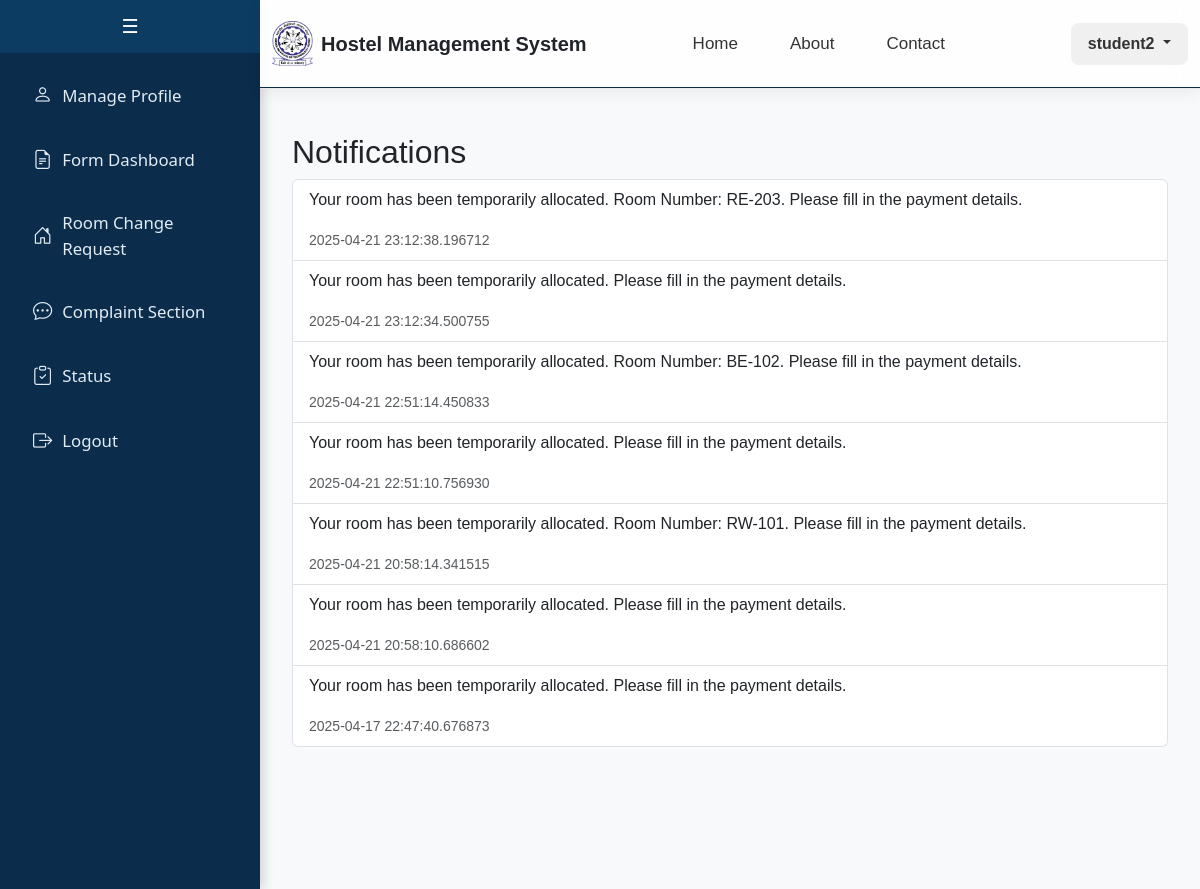
The page /student/notifications (signed in) on the database its author committed.
### app/models.py (models this page shows, shortened)
class CustomUser(db.Model):
    __tablename__ = 'custom_user'
    id = db.Column(db.Integer, primary_key=True)
    email = db.Column(db.String(255), unique=True, nullable=False)
    name = db.Column(db.String(100), nullable=False)
    password = db.Column(db.String(100), nullable=False)
    is_staff = db.Column(db.Boolean, default=False)
    is_active = db.Column(db.Boolean, default=True)
    gender = db.Column(db.String(20), default='Not Specified')
    student = db.relationship('Student', backref='user', uselist=False, cascade="all, delete")
    caretaker = db.relationship('Caretaker', backref='user', uselist=False, cascade="all, delete")
    faculty = db.relationship('Faculty', backref='user', uselist=False, cascade="all, delete")
    admin = db.relationship('Admin', backref='user', uselist=False, cascade="all, delete")
    guest = db.relationship('Guest', backref='user', uselist=False, cascade="all, delete")

class Notification(db.Model):
    __tablename__ = 'notification'
    id = db.Column(db.Integer, primary_key=True, autoincrement=True)
    sender_email = db.Column(db.String(120), nullable=False)  # Email of the sender
    recipient_email = db.Column(db.String(120), nullable=False)  # Email of the recipient
    content = db.Column(db.Text, nullable=False)  # Message content
    timestamp = db.Column(db.DateTime, default=datetime.utcnow)  # Timestamp of the notification
    is_read = db.Column(db.Boolean, default=False)  # New field to track read status

### app/student.py (the view)
@student_bp.route("/student/notifications", methods=["GET"])
def view_notifications():
    if 'user_id' not in session or session.get('user_role') != 'student':
        return redirect(url_for('auth.login'))
    user_email = CustomUser.query.get(session['user_id']).email
    notifications = Notification.query.filter_by(recipient_email=user_email).order_by(Notification.timestamp.desc()).all()
    return render_template("student/notifications.html", notifications=notifications)

### app/student.py (called while the page is built)
@student_bp.context_processor
def inject_guest_room_booking():
    if 'user_id' in session and session.get('user_role') == 'student':
        user_id = session['user_id']
        guest_room_booking = GuestRoomBooking.query.filter_by(applicant_id=user_id, status="Awaiting Payment from Applicant").first()
        return {'guest_room_booking': guest_room_booking}
    return {'guest_room_booking': None}

### templates/student/notifications.html
{% extends "student/base.html" %}
{% block content %}
<div class="container mt-4">
    <h2>Notifications</h2>
    <ul class="list-group">
        {% for notification in notifications %}
        <li class="list-group-item">
            <p>{{ notification.content|safe }}</p>
            <small class="text-muted">{{ notification.timestamp }}</small>
        </li>
        {% endfor %}
    </ul>
</div>
{% endblock %}

### templates/includes/header.html (shortened to what this page needs)
<div class="ezy__nav4 glass">
    <nav class="navbar navbar-expand-lg py-3">
        <div class="container">
            <a class="navbar-brand d-flex align-items-center gap-2" href="/">
                <img src="{{ url_for('static', filename='logo.jpg') }}" alt="Logo" class="logo-img">
                <span class="fw-bold fs-5 text-dark">Hostel Management System</span>
            </a>
            <div class="collapse navbar-collapse justify-content-between" id="ezy_nav4-navbar-text">
				<ul class="navbar-nav me-auto d-flex justify-content-center gap-3" style="margin-left: 4.5rem;">
					<li class="nav-item"><a class="nav-link nav-hover" href="/">Home</a></li>
					<li class="nav-item"><a class="nav-link nav-hover" href="/about">About</a></li>
					<li class="nav-item"><a class="nav-link nav-hover" href="/contact">Contact</a></li>
				</ul>
				{% if session['user_role'] %}
				<div class="dropdown">
				<button class="btn user-dropdown-btn dropdown-toggle" type="button" id="userDropdown"
					data-bs-toggle="dropdown" aria-expanded="false">
					{{ session['user_name'] }}
				</button>
				</div>
				{% else %}
				<a href="/login" class="btn custom-login-btn ms-lg-3">Login</a>
				{% endif %}
			</div>
        </div>
    </nav>
</div>

### templates/student/base.html (style rules this page uses)
body { margin: 0; font-family: Arial, sans-serif; }
.navbar { border-bottom: 1px solid #0b2c4a; }

### templates/includes/header.html (style rules this page uses)
.ezy__nav4.glass { backdrop-filter: blur(12px); background: rgba(255, 255, 255, 0.85); border-bottom: 1px solid rgba(200, 200, 200, 0.4); box-shadow: 0 4px 16px rgba(0, 0, 0, 0.06); position: sticky; top: 0; z-index: 1000; transition: background 0.3s ease; }
.ezy__nav4 .navbar-brand img.logo-img { height: 45px; width: auto; }
.navbar-brand span { font-size: 18px; }
.navbar-nav { flex-direction: row; align-items: center; }
.navbar-nav .nav-item { margin: 0 10px; }
.navbar-nav .nav-link { font-weight: 500; font-size: 17px; padding: 10px 16px; color: #333; transition: all 0.2s ease; }
.user-dropdown-btn { background-color: #f0f0f0; color: #333; font-weight: 600; padding: 8px 16px; border-radius: 8px; transition: all 0.2s ease; }

### rows shown on the page
CustomUser: user_name "student2"
Notification: content "Your room has been temporarily allocated. Room Number: RE-203. Please fill in the payment details.", timestamp "2025-04-21 23:12:38.196712"
Notification: content "Your room has been temporarily allocated. Please fill in the payment details.", timestamp "2025-04-21 23:12:34.500755"
Notification: content "Your room has been temporarily allocated. Room Number: BE-102. Please fill in the payment details.", timestamp "2025-04-21 22:51:14.450833"
Notification: content "Your room has been temporarily allocated. Please fill in the payment details.", timestamp "2025-04-21 22:51:10.756930"
Notification: content "Your room has been temporarily allocated. Room Number: RW-101. Please fill in the payment details.", timestamp "2025-04-21 20:58:14.341515"
Notification: content "Your room has been temporarily allocated. Please fill in the payment details.", timestamp "2025-04-21 20:58:10.686602"
Notification: content "Your room has been temporarily allocated. Please fill in the payment details.", timestamp "2025-04-17 22:47:40.676873"
